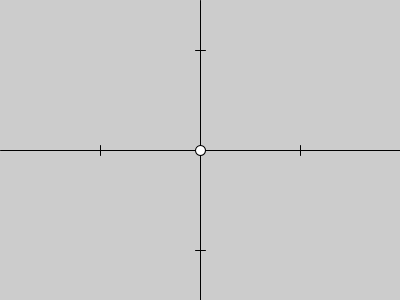
Frame 1 (no input)
Frame 2 (the mouse pressed at the canvas centre, redrawn once): identical to frame 1, image omitted

The Processing sketch that drew this single still picture (run headless with seeded random() and noise(); the mouse was pressed at the canvas centre and the sketch redrawn once):

// Processing sketch: vektoreita
// ── vektoreita.pde
Vektori a,b,c;

void setup() {
  size(400,300);
  koordinaatisto();
  noLoop();
  float[] v = new float[2];
  v[0] = 1;
  v[1] = 1;
  a = new Vektori(v);
  b = new Vektori(v);
  a.summa(a).piirra();

}

void draw() {

}
// ── vektori.pde
// piirtämistä varten
float[] origo = null;
float skaala = 100;

void koordinaatisto() {
  // Piirtää koordinaatti akselit
  if (origo == null) {
    asetaOrigoKeskelle();
  }
  //x-akseli
  line(origo[0], 0, origo[0], height);
  line(origo[0]+skaala, origo[1]-5, origo[0]+skaala, origo[1]+5);
  line(origo[0]-skaala, origo[1]-5, origo[0]-skaala, origo[1]+5);
  //y-akseli
  line(0, origo[1], width, origo[1]);
  line(origo[0]-5, origo[1]-skaala, origo[0]+5, origo[1]-skaala);
  line(origo[0]-5, origo[1]+skaala, origo[0]+5, origo[1]+skaala);
}

void asetaOrigoKeskelle() {
  origo = new float[2];
  origo[0] = width/2;
  origo[1] = height/2;
}



/* Yksinkerainen Vektori luokka, jonka rakenne on hahmoteltu,
 * mutta joitain metodeita ei ole vielä kirjoitettu. Voit yrittää
 * itse toteuttaa metodit joissa TODO merkintä.*/

class Vektori {
  float[] arvot;

  Vektori(float[] arvot) {
    this.arvot = new float[arvot.length];
    arrayCopy(arvot, this.arvot);
  }

  Vektori(float i, float j, float k) {
    this.arvot = new float[3];
    //TODO
  }
  
  Vektori(float i, float j) {
    this.arvot = new float[2];
    this.arvot[0] = i;
    this.arvot[1] = i;
    //TODO
  }

  Vektori summa(Vektori v) {
    // TODO
    return new Vektori(new float[2]);
  }

  Vektori erotus(Vektori v) {
    // TODO
    return new Vektori(new float[2]);
  }

  Vektori pistetulo(Vektori v) {
    // TODO
    return new Vektori(new float[2]);
  }

  Vektori ristitulo(Vektori v) {
    // TODO
    return new Vektori(new float[2]);
  }

  float pituus() {
    // TODO
    return 0;
  }

  Vektori normalisoitu() {
    // TODO
    return new Vektori(new float[2]);
  }

  void piirra() {
    // Piirtää vektorin koordinaatistoon
    if (origo == null) {
      asetaOrigoKeskelle();
    }
    line(origo[0], origo[1], origo[0]+arvot[0]*skaala, origo[1]-arvot[1]*skaala);
    ellipse(origo[0]+arvot[0]*skaala, origo[1]-arvot[1]*skaala, 10, 10);
  }



}
